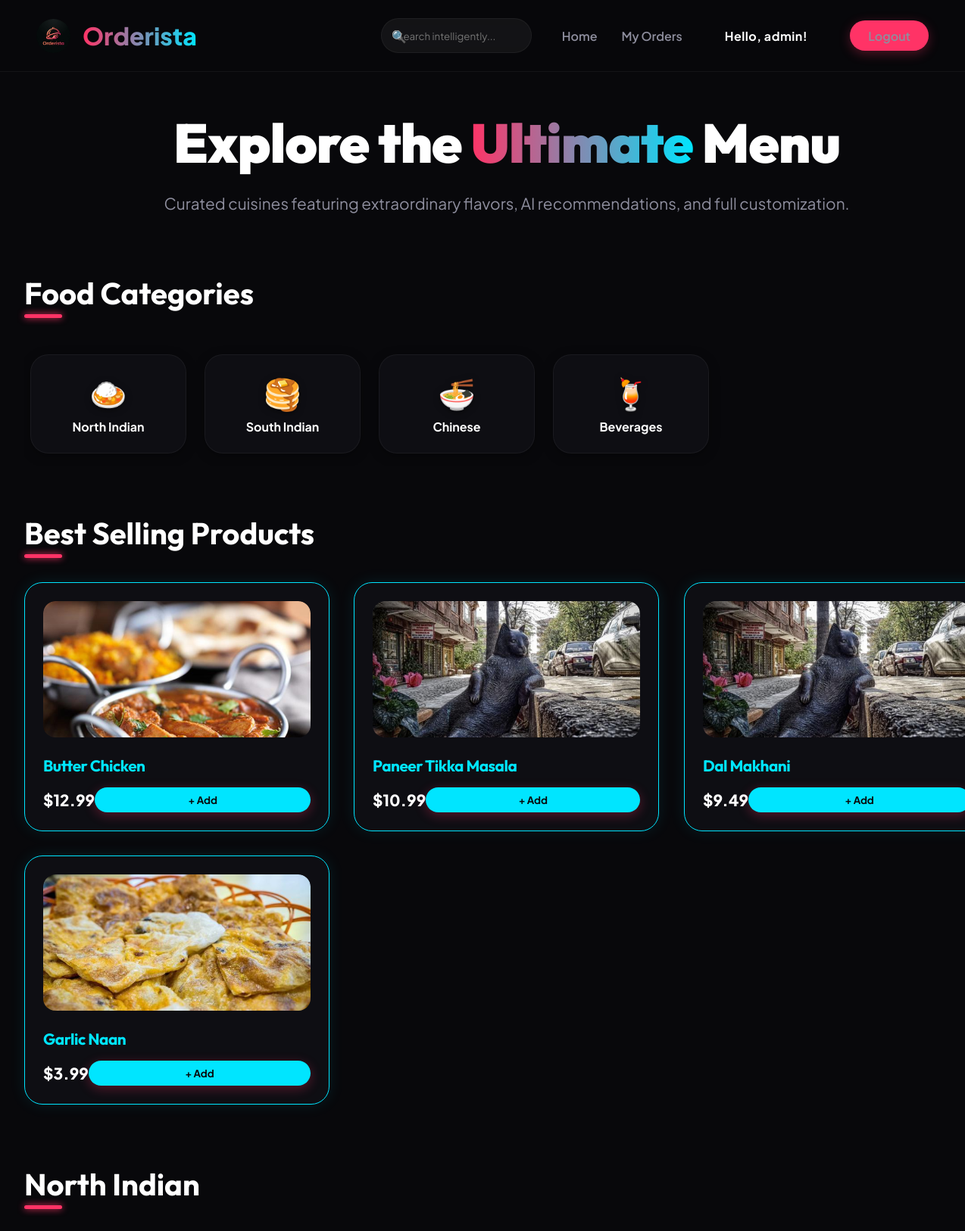
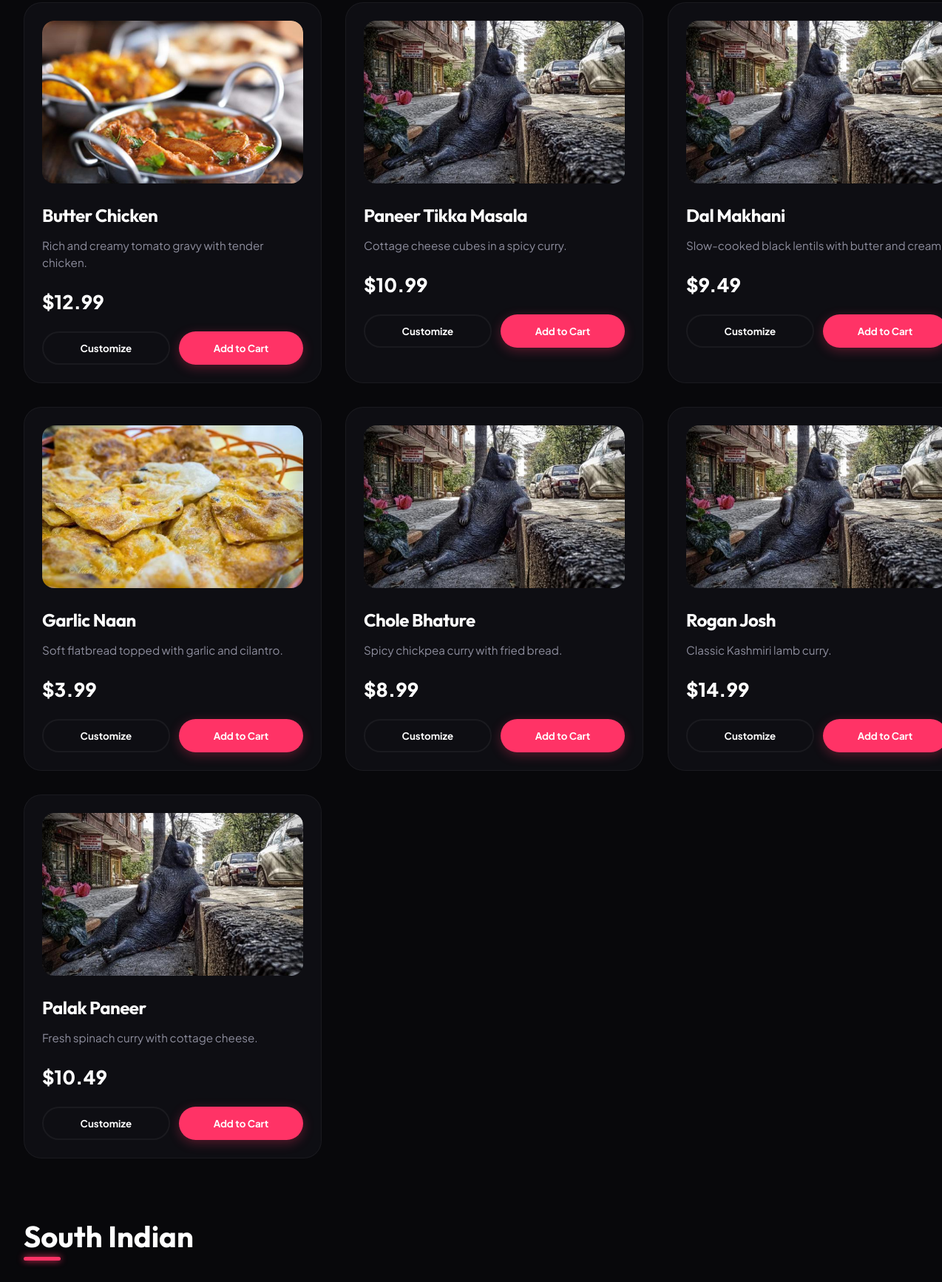
The app's page / (signed in, upper part) with its own data (2 pictures, top to bottom).
### accounts/models.py (models this page shows)
class CustomUser(AbstractUser):
    IS_ADMIN = 1
    IS_CANTEEN = 2
    IS_USER = 3
    ROLE_CHOICES = (
        (IS_ADMIN, 'Admin'),
        (IS_CANTEEN, 'Canteen'),
        (IS_USER, 'User'),
    )
    role = models.PositiveSmallIntegerField(choices=ROLE_CHOICES, default=IS_USER)

### canteen/models.py (models this page shows, shortened)
class MenuItem(models.Model):
    CUISINE_CHOICES = (
        ('North Indian', 'North Indian'),
        ('South Indian', 'South Indian'),
        ('Chinese', 'Chinese'),
        ('Italian', 'Italian'),
        ('Beverages', 'Beverages'),
    )
    name = models.CharField(max_length=255)
    description = models.TextField(blank=True, null=True)
    price = models.DecimalField(max_digits=10, decimal_places=2)
    image = models.ImageField(upload_to='menu_items/', null=True, blank=True)
    is_available = models.BooleanField(default=True)
    canteen = models.ForeignKey(settings.AUTH_USER_MODEL, on_delete=models.CASCADE, limit_choices_to={'role': 2}) # 2 = IS_CANTEEN
    cuisine = models.CharField(max_length=50, choices=CUISINE_CHOICES, default='North Indian')
    customizable = models.BooleanField(default=True)

### orders/views.py (the view)
# urls.py: path('', home, name='home'),
def home(request):
    query = request.GET.get('q', '')
    if query:
        menu_items = MenuItem.objects.filter(name__icontains=query, is_available=True) | MenuItem.objects.filter(cuisine__icontains=query, is_available=True)
    else:
        menu_items = MenuItem.objects.filter(is_available=True)
    best_sellers = get_recommendations(request.user if request.user.is_authenticated else None, limit=4)
    grouped_items = {}
    for item in menu_items.distinct():
        if item.cuisine not in grouped_items:
            grouped_items[item.cuisine] = []
        grouped_items[item.cuisine].append(item)
    return render(request, 'home.html', {
        'grouped_items': grouped_items,
        'best_sellers': best_sellers,
        'query': query
    })

### ai_services/services.py (called while the page is built)
def get_recommendations(user=None, limit=3):
    popular_items = OrderItem.objects.values('menu_item').annotate(count=Count('menu_item')).order_by('-count')
    if popular_items.exists():
        popular_ids = [item['menu_item'] for item in popular_items[:limit]]
        return MenuItem.objects.filter(id__in=popular_ids)
    return MenuItem.objects.filter(is_available=True)[:limit]

### asgiref/local.py (called while the page is built)
    def __getattr__(self, key):
        storage_object = self._data.get({})
        try:
            return storage_object[key]
        except KeyError:
            raise AttributeError(f"{self!r} object has no attribute {key!r}")

    def __setattr__(self, key: str, value: Any) -> None:
        if key == "_data":
            return super().__setattr__(key, value)
        storage_object = self._data.get({}).copy()
        storage_object[key] = value
        self._data.set(storage_object)

    def __delattr__(self, key: str) -> None:
        storage_object = self._data.get({}).copy()
        if key in storage_object:
            del storage_object[key]
            self._data.set(storage_object)
        else:
            raise AttributeError(f"{self!r} object has no attribute {key!r}")

    @contextlib.contextmanager
    def _lock_storage(self):
        if self._thread_critical:
            is_async = True
            try:
                asyncio.get_running_loop()
            except RuntimeError:
                is_async = False
            if not is_async:
                yield self._storage
            else:
                if not hasattr(self._storage, "cvar"):
                    self._storage.cvar = _CVar()
                yield self._storage.cvar
        else:
            with self._thread_lock:
                yield self._storage

    def __getattr__(self, key):
        with self._lock_storage() as storage:
            return getattr(storage, key)

    def __setattr__(self, key, value):
        if key in ("_local", "_storage", "_thread_critical", "_thread_lock"):
            return super().__setattr__(key, value)
        with self._lock_storage() as storage:
            setattr(storage, key, value)

    def __delattr__(self, key):
        with self._lock_storage() as storage:
            delattr(storage, key)

### templates/home.html (shortened to what this page needs)
{% extends 'base.html' %}
{% block content %}
{% if query %}
<div style="text-align: center; margin-bottom: 4rem; animation: slideStagger 1s both;">
    <h1 style="font-size: 3.5rem; margin-bottom: 1rem; font-weight: 900;">Search results for <span style="color: var(--secondary);">{{ query }}</span></h1>
    <a href="/" class="btn btn-outline" style="margin-top: 1rem;">Back to Home</a>
</div>
{% else %}
<div style="text-align: center; margin-bottom: 5rem; animation: slideStagger 1s both;">
    <h1 style="font-size: 4.5rem; margin-bottom: 1rem; font-weight: 900; letter-spacing: -1px;">Explore the <span style="background: linear-gradient(90deg, var(--primary), var(--secondary)); -webkit-background-clip: text; color: transparent;">Ultimate</span> Menu</h1>
    <p style="color: var(--text-muted); font-size: 1.3rem;">Curated cuisines featuring extraordinary flavors, AI recommendations, and full customization.</p>
</div>
<h2 class="cuisine-title">Food Categories</h2>
<div class="category-scroller" style="margin-bottom: 4rem; animation: slideStagger 0.6s 0.2s both;">
    <div class="category-pill" onclick="filterCategory('North Indian')"><span class="category-icon">🍛</span><span style="font-weight: bold;">North Indian</span></div>
    <div class="category-pill" onclick="filterCategory('South Indian')"><span class="category-icon">🥞</span><span style="font-weight: bold;">South Indian</span></div>
    <div class="category-pill" onclick="filterCategory('Chinese')"><span class="category-icon">🍜</span><span style="font-weight: bold;">Chinese</span></div>
    <div class="category-pill" onclick="filterCategory('Beverages')"><span class="category-icon">🍹</span><span style="font-weight: bold;">Beverages</span></div>
</div>
<h2 class="cuisine-title">Best Selling Products</h2>
<div class="grid" style="margin-bottom: 5rem; animation: slideStagger 0.7s 0.3s both;" id="best-sellers-section">
    {% for item in best_sellers %}
    <div class="card" data-name="{{ item.name }}" data-desc="{{ item.description }}" style="border-color: var(--secondary); box-shadow: 0 0 20px rgba(0, 229, 255, 0.1);">
        <div class="card-content" style="height: 180px;">
            {% if item.image %}
            <img src="{{ item.image.url }}" alt="{{ item.name }}">
            {% else %}
            <div class="placeholder-img" style="background: var(--glass-bg); display: flex; align-items: center; justify-content: center; font-size: 4rem; height: 100%;">⭐</div>
            {% endif %}
        </div>
        <h3 style="color: var(--secondary); font-size: 1.3rem;">{{ item.name }}</h3>
        <div class="price-row" style="margin-top: 1rem;">
            <span class="price" style="font-size: 1.3rem;">${{ item.price }}</span>
            <button class="btn" style="background: var(--secondary); color: var(--bg-color); width: auto; padding: 0.5rem 1.5rem;" onclick="addToCart({{ item.id }}, '{{ item.name|escapejs }}', {{ item.price }})">+ Add</button>
        </div>
    </div>
    {% endfor %}
</div>
{% endif %}
{% for cuisine, items in grouped_items.items %}
<div class="cuisine-section" style="animation-delay: 0.{{ forloop.counter|add:'3' }}s;" data-cuisine="{{ cuisine }}">
    <h2 class="cuisine-title">{{ cuisine }}</h2>
    <div class="grid">
        {% for item in items %}
        <div class="card" data-name="{{ item.name }}" data-desc="{{ item.description }}">
            <div class="card-content">
                {% if item.image %}
                <img src="{{ item.image.url }}" alt="{{ item.name }}">
                {% else %}
                <div class="placeholder-img" style="background: var(--glass-bg); display: flex; align-items: center; justify-content: center; font-size: 4rem;">🍽️</div>
                {% endif %}
            </div>
            <h3>{{ item.name }}</h3>
            <p>{{ item.description|default:"No description available." }}</p>
            <div class="price-row">
                <span class="price">${{ item.price }}</span>
            </div>
            <div class="actions">
                {% if item.customizable %}
                <button class="btn btn-outline" onclick="document.getElementById('custom-{{ item.id }}').classList.add('active')">Customize</button>
                {% endif %}
                <button class="btn" onclick="addToCart({{ item.id }}, '{{ item.name|escapejs }}', {{ item.price }})">Add to Cart</button>
            </div>
        </div>
        {% endfor %}
    </div>
</div>
{% empty %}
<h3 style="text-align: center; color: var(--text-muted);">No items found.</h3>
{% endfor %}
{% endblock %}

### templates/base.html (shortened to what this page needs)
{% load static %}
<!DOCTYPE html>
<html lang="en">
<head>
    <link rel="stylesheet" href="{% static 'css/style.css' %}">
</head>
<body>
    <nav>
        <a href="/" class="nav-brand-container" style="text-decoration: none;">
            <img src="{% static 'img/logo.png' %}" alt="Logo" class="nav-brand-logo" onerror="this.style.display='none'; this.nextElementSibling.style.display='inline-block'">
            <span class="nav-brand">Orderista</span>
        </a>
        <form onsubmit="event.preventDefault();" class="search-container" style="margin-left: auto; margin-right: 2.5rem;">
            <span class="search-icon">🔍</span>
            <input type="text" id="live-search" name="q" class="search-input" placeholder="Search intelligently..." autocomplete="off">
        </form>
        <div class="nav-links">
            <a href="/">Home</a>
            {% if user.is_authenticated %}
                <a href="{% url 'order_list' %}">My Orders</a>
                <span style="margin-left: 1.5rem; color: var(--text-light); font-weight: 700; letter-spacing: 0.5px;">Hello, {{ user.username }}!</span>
                <a href="{% url 'logout' %}" class="btn" style="margin-left: 1.5rem; padding: 0.6rem 1.5rem;">Logout</a>
            {% else %}
                <a href="{% url 'login' %}" class="btn" style="margin-left: 1.5rem; padding: 0.6rem 1.5rem;">Login</a>
            {% endif %}
        </div>
    </nav>
    <div class="container">
        {% block content %}
        {% endblock %}
    </div>
</body>
</html>

### records on screen
CustomUser: username "admin"
MenuItem: image (picture), name "Butter Chicken", price "12.99", cuisine "North Indian", description "Rich and creamy tomato gravy with tender chicken."
MenuItem: image (picture), name "Paneer Tikka Masala", price "10.99", description "Cottage cheese cubes in a spicy curry."
MenuItem: image (picture), name "Dal Makhani", price "9.49", description "Slow-cooked black lentils with butter and…"
MenuItem: image (picture), name "Garlic Naan", price "3.99", description "Soft flatbread topped with garlic and cilantro."
MenuItem: image (picture), name "Chole Bhature", description "Spicy chickpea curry with fried bread.", price "8.99"
MenuItem: image (picture), name "Rogan Josh", description "Classic Kashmiri lamb curry.", price "14.99"
MenuItem: image (picture), name "Palak Paneer", description "Fresh spinach curry with cottage cheese.", price "10.49"
MenuItem: cuisine "South Indian"
